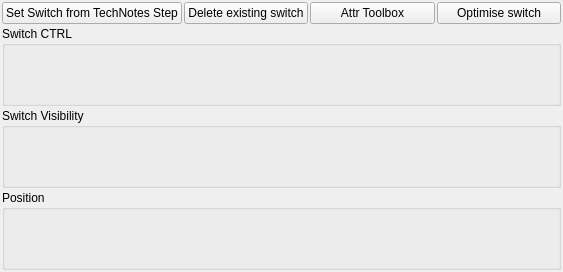
<?xml version="1.0" encoding="UTF-8"?>
<ui version="4.0">
 <class>Form</class>
 <widget class="QWidget" name="Form">
  <property name="geometry">
   <rect>
    <x>0</x>
    <y>0</y>
    <width>563</width>
    <height>272</height>
   </rect>
  </property>
  <property name="windowTitle">
   <string>Form</string>
  </property>
  <layout class="QVBoxLayout" name="verticalLayout_3">
   <property name="spacing">
    <number>2</number>
   </property>
   <property name="margin">
    <number>2</number>
   </property>
   <item>
    <layout class="QVBoxLayout" name="layout_attribute_state">
     <property name="spacing">
      <number>0</number>
     </property>
    </layout>
   </item>
   <item>
    <layout class="QHBoxLayout" name="horizontalLayout">
     <property name="spacing">
      <number>2</number>
     </property>
     <item>
      <widget class="QPushButton" name="btn_set_switch_tech_notes">
       <property name="text">
        <string>Set Switch from TechNotes Step</string>
       </property>
      </widget>
     </item>
     <item>
      <widget class="QPushButton" name="btn_del_switch">
       <property name="text">
        <string>Delete existing switch</string>
       </property>
      </widget>
     </item>
     <item>
      <widget class="QPushButton" name="btn_attr_toolbox">
       <property name="text">
        <string>Attr Toolbox</string>
       </property>
      </widget>
     </item>
     <item>
      <widget class="QPushButton" name="btn_optimise">
       <property name="text">
        <string>Optimise switch</string>
       </property>
      </widget>
     </item>
    </layout>
   </item>
   <item>
    <widget class="QGroupBox" name="switches">
     <property name="title">
      <string>Switch CTRL</string>
     </property>
     <layout class="QVBoxLayout" name="verticalLayout">
      <property name="spacing">
       <number>0</number>
      </property>
      <property name="margin">
       <number>0</number>
      </property>
      <item>
       <layout class="QVBoxLayout" name="layout_tree_switchs">
        <property name="spacing">
         <number>0</number>
        </property>
       </layout>
      </item>
     </layout>
    </widget>
   </item>
   <item>
    <widget class="QGroupBox" name="visibility">
     <property name="title">
      <string>Switch Visibility</string>
     </property>
     <layout class="QVBoxLayout" name="verticalLayout_2">
      <property name="spacing">
       <number>0</number>
      </property>
      <property name="margin">
       <number>0</number>
      </property>
      <item>
       <layout class="QVBoxLayout" name="layout_tree_visibility">
        <property name="spacing">
         <number>0</number>
        </property>
       </layout>
      </item>
     </layout>
    </widget>
   </item>
   <item>
    <widget class="QGroupBox" name="position">
     <property name="title">
      <string>Position</string>
     </property>
     <layout class="QVBoxLayout" name="_2">
      <property name="spacing">
       <number>0</number>
      </property>
      <property name="margin">
       <number>0</number>
      </property>
      <item>
       <layout class="QVBoxLayout" name="layout_tree_position">
        <property name="spacing">
         <number>0</number>
        </property>
       </layout>
      </item>
     </layout>
    </widget>
   </item>
  </layout>
 </widget>
 <resources/>
 <connections/>
</ui>
